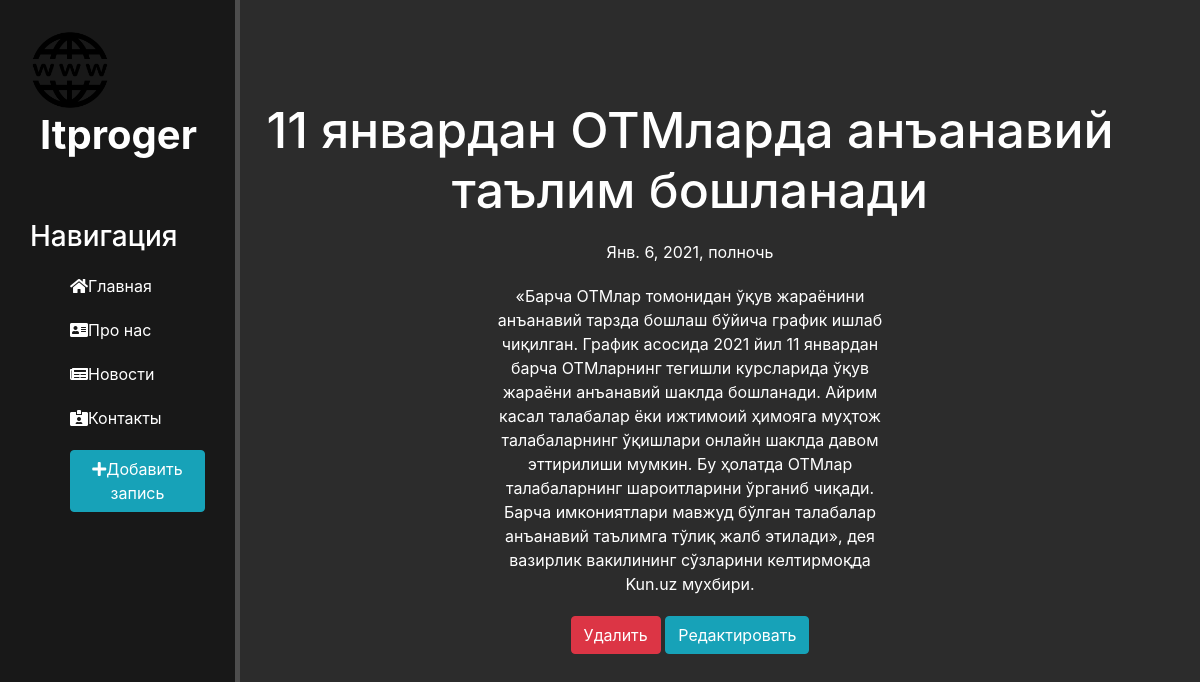
Page /news/4 on the committed database.
### news/models.py (models this page shows, shortened)
class Articles(models.Model):
    title=models.CharField('Название', max_length=250)
    anons=models.CharField('Анонс', max_length=250)
    full_text=models.TextField('Статья')
    date=models.DateTimeField('Дата публикации')
    class Meta:
        verbose_name='Новость'
        verbose_name_plural='Новости'

### news/views.py (the view)
# urls.py: path('/<int:pk>', views.NewsDetailView.as_view(), name='news-detail'),
class NewsDetailView(DetailView):
    model=Articles
    template_name='news/details_view.html'
    context_object_name='article'

### news/templates/news/details_view.html (shortened to what this page needs)
{% extends 'main/layout.html' %}
{% block content %}
<div class="features">
    <h1>{{article.title}}</h1>
    <p>{{article.date}}</p>
    <p>{{article.full_text}}</p>
    <a href="{% url 'news-delete' article.id %}" class='btn btn-danger'>Удалить</a>
    <a href="{% url 'news-update' article.id %}" class='btn btn-info'>Редактировать</a>
</div>
{% endblock %}

### main/static/main/css/style.css (style rules this page uses)
body { background: #2c2c2c; }
main .features { float:left; color:#fff; margin-top:100px; text-align: center; width: 75%; }
main .features h1 { font-size:50px; }
main .features p { max-width: 400px; margin:20px auto; }

### rows in the picture
Articles: title "11 январдан ОТМларда анъанавий таълим бошланади", date "Янв. 6, 2021, полночь", full_text "«Барча ОТМлар томонидан ўқув жараёнини анъанавий тарзда бошлаш бўйича график ишлаб чиқилган. График асосида 2021 йил 11 январдан барча ОТМларнинг тегишли курсларида ўқув жараёни анъанавий шаклда бошланади. Айрим касал талабалар ёки ижтимоий ҳимояга муҳтож талабаларнинг ўқишлари онлайн шаклда давом эттирилиши мумкин. Бу ҳолатда ОТМлар талабаларнинг шароитларини ўрганиб чиқади. Барча имкониятлари мавжуд бўлган талабалар анъанавий таълимга тўлиқ жалб этилади», дея вазирлик вакилининг сўзларини келтирмоқда Kun.uz мухбири."
